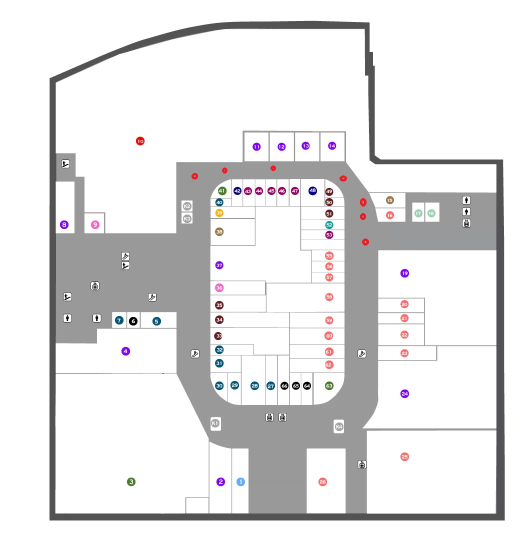
#> input picture project/data/map.png, 1039 x 1080 px, found by its file name (shown at 1/2 size)
$ python pathpoint.py
#> lines starting #> are read from the running program, lines starting #| are printed output that depends on the picture
import matplotlib.pyplot as plt
import matplotlib.image as mpimg

# Load the map image
map_path = r"C:\Users\Yashaswi\Documents\Projects\indoor navigation\data\map.png"
img = mpimg.imread(map_path)
#> img is the input picture: shape (1080, 1039, 4) float32; mean R, G, B, A 0.894, 0.891, 0.894, 1

# Define points
data = [
    {"id":"mc1","name":"main corridor","x":385,"y":357},
    {"id":"mc2","name":"main corridor","x":448,"y":341},
    {"id":"mc3","name":"main corridor","x":545,"y":339},
    {"id":"mc4","name":"main corridor","x":682,"y":348},
    {"id":"mc5","name":"main corridor","x":720,"y":437},
    {"id":"mc6","name":"main corridor","x":722,"y":506},
    {"id":"mc7","name":"main corridor","x":726,"y":560},
    {"id":"mc8","name":"main corridor","x":721,"y":621},
    {"id":"mc9","name":"main corridor","x":726,"y":560},
    {"id":"mc10","name":"main corridor","x":717,"y":756},
    {"id":"mc11","name":"main corridor","x":702,"y":823},
    {"id":"mc12","name":"main corridor","x":616,"y":820},
    {"id":"mc13","name":"main corridor","x":611,"y":850},
    {"id":"mc14","name":"main corridor","x":540,"y":884},
    {"id":"mc15","name":"main corridor","x":471,"y":846},
    {"id":"mc16","name":"main corridor","x":394,"y":774},
    {"id":"mc17","name":"main corridor","x":384,"y":637},
    {"id":"mc18","name":"main corridor","x":377,"y":564},
    {"id":"mc19","name":"main corridor","x":375,"y":493},
    {"id":"mc20","name":"main corridor","x":400,"y":421},
    {"id":"lc21","name":"left corridor","x":286,"y":501},
    {"id":"lc22","name":"left corridor","x":190,"y":500},
    {"id":"lc23","name":"left corridor","x":139,"y":524},
    {"id":"lc24","name":"left corridor","x":158,"y":646},
    {"id":"lc25","name":"left corridor","x":191,"y":601},
    {"id":"lc26","name":"left corridor","x":252,"y":578},
    {"id":"rc27","name":"right corridor","x":759,"y":474},
    {"id":"rc28","name":"right corridor","x":834,"y":473},
    {"id":"rc29","name":"right corridor","x":887,"y":470},
    {"id":"rc30","name":"right corridor","x":903,"y":419},
    {"id":"rc31","name":"right corridor","x":930,"y":475},
    {"id":"rc32","name":"right corridor","x":972,"y":474},
    {"id":"rc33","name":"right corridor","x":972,"y":421},
    {"id":"dc34","name":"down corridor","x":548,"y":957},
    {"id":"dc35","name":"down corridor","x":709,"y":897},
    {"id":"dc36","name":"down corridor","x":948,"y":948},
    {"id":"dc37","name":"down corridor","x":711,"y":996}
]

# Extract x and y coordinates
x_coords = [point["x"] for point in data]
y_coords = [point["y"] for point in data]
labels = [point["id"] for point in data]

# Plot the map and points
plt.figure(figsize=(10, 8))
plt.imshow(img, origin='lower')  # Flip the image to correct orientation
plt.scatter(x_coords, y_coords, color='red', s=40)

# Annotate each point with its ID
for i, label in enumerate(labels):
    plt.text(x_coords[i] + 10, y_coords[i], label, fontsize=9, color='black')

plt.xlabel("X Coordinates")
plt.ylabel("Y Coordinates")
plt.title("Corridor Map with Points")
plt.grid(True)
plt.show()
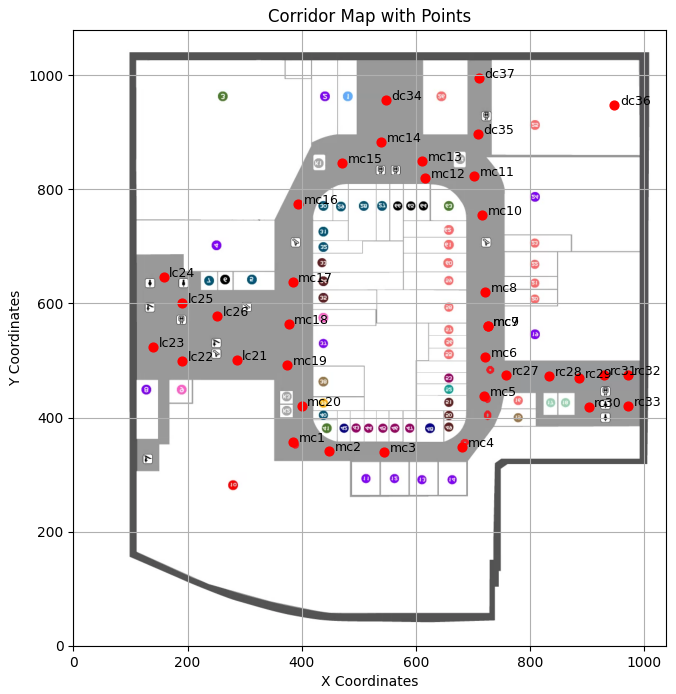
#> figure drawn by matplotlib, 1 panel
